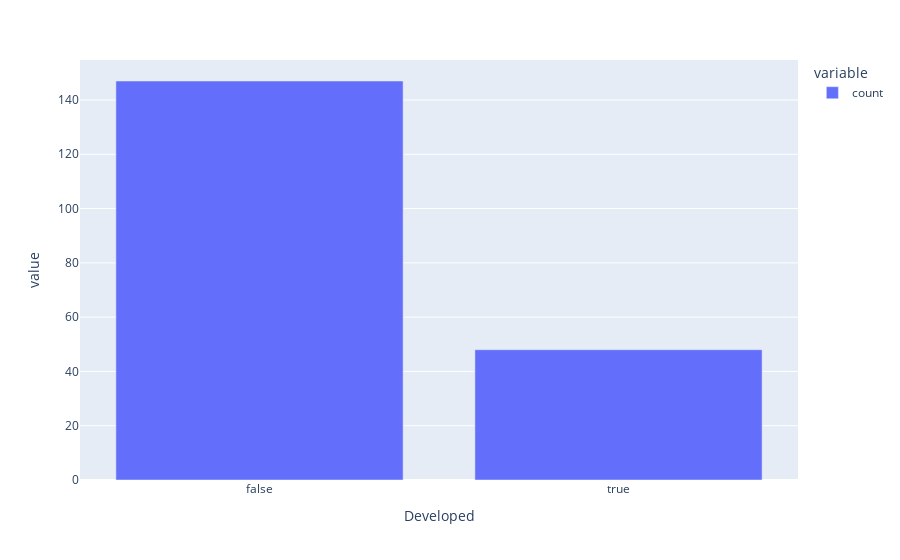

The notebook cell this image was saved under:
### Code cell
df['Developed'].value_counts().plot(kind='bar',backend='plotly')

### Figure 1 — Plotly figure (JSON) as saved in the notebook; plotly's stock layout.template omitted (floating-point values rounded to 4 significant figures)
{"data": [{"alignmentgroup": "True", "hovertemplate": "variable=count<br>Developed=%{x}<br>value=%{y}<extra></extra>", "legendgroup": "count", "marker": {"color": "#636efa", "pattern": {"shape": ""}}, "name": "count", "offsetgroup": "count", "orientation": "v", "showlegend": true, "textposition": "auto", "type": "bar", "x": [false, true], "xaxis": "x", "y": [147, 48], "yaxis": "y"}], "layout": {"barmode": "relative", "legend": {"title": {"text": "variable"}, "tracegroupgap": 0}, "margin": {"t": 60}, "xaxis": {"anchor": "y", "domain": [0, 1], "title": {"text": "Developed"}}, "yaxis": {"anchor": "x", "domain": [0, 1], "title": {"text": "value"}}}}
